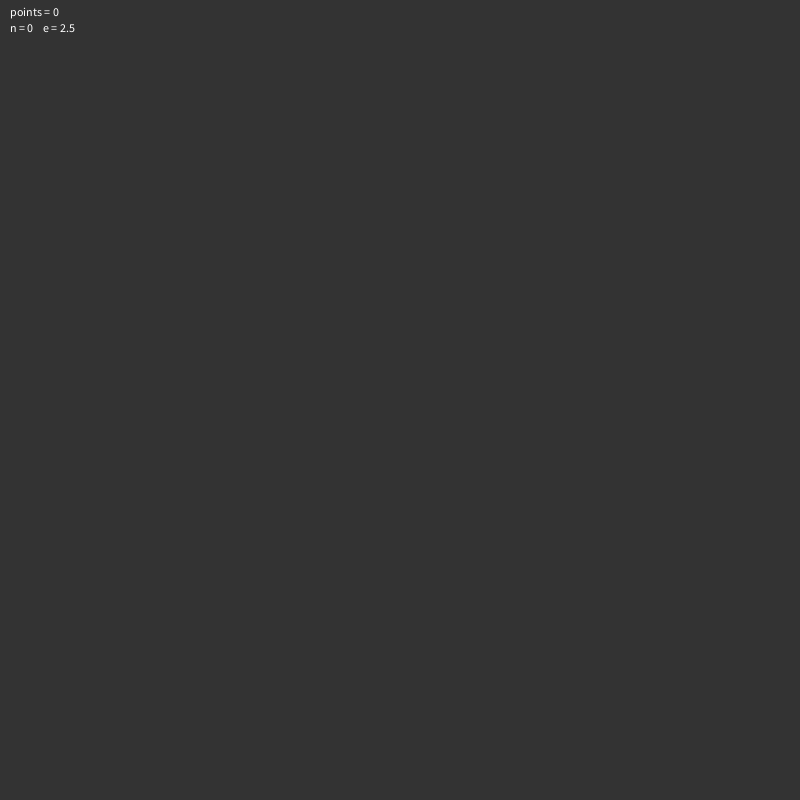
Frame 1 (no input)
Frame 60 (the mouse pressed at the canvas centre just before this capture): identical to frame 1, image omitted
Frame 120 (the mouse held since frame 60 and released just before this capture): blank canvas, image omitted

The Processing sketch that drew this single still picture (run headless with seeded random() and noise(); from frame 60 on, the mouse is pressed at the canvas centre):

// Processing sketch: RDP
// ── RDP.pde
ArrayList<ArrayList<PVector>> drawing = new ArrayList<ArrayList<PVector>>();
ArrayList<PVector> current = null;

float e = 2.5;
int state = 0;

void setup() {
  size(800, 800);
}

void draw() {
  switch(state) {
  case 0:
    if (mousePressed) {
      current = new ArrayList<PVector>();
      drawing.add(current);
      current.add(new PVector(mouseX, mouseY));
      state = 1;
    }
    break;
  case 1:
    if (mousePressed) {
      current.add(new PVector(mouseX, mouseY));
      state = 1;
    } else {
      state = 0;
    }
  }

  background(51);

  int np = 0;
  stroke(255);
  strokeWeight(4);
  noFill();
  for (ArrayList<PVector> polyline : drawing) {
    beginShape();
    for (PVector v : polyline) {
      vertex(v.x, v.y);
      np++;
    }
    endShape();
  }

  int nr = 0;
  stroke(255, 0, 0);
  strokeWeight(1);
  for (ArrayList<PVector> polyline : drawing) {
    ArrayList<PVector> result = new ArrayList<PVector>();
    if (polyline.size() > 3) {
      DouglasPeucker(polyline, 0, polyline.size() - 1, e, result);
    }

    noFill();
    beginShape();
    for (PVector v : result) {
      vertex(v.x, v.y);
      nr++;
    }
    endShape();
    
    fill(255, 0, 0);
    for (PVector v : result) {
      circle(v.x, v.y, 4);
    }
  }
  
  fill(255);
  text(String.format("points = %d", np), 10, 16);
  text(String.format("n = %d    e = %.1f", nr, e), 10, 32);

}

void keyPressed() {
  if (key == '+') {
    e += 0.1;
  }
  if (key == '-') {
    e -= 0.1;
  }
  if (key == 'c') {
    drawing.clear();
  }
  
  e = constrain(e, 0, 10);
}

void DouglasPeucker(ArrayList<PVector> polyline, int a, int b, float e, ArrayList<PVector> result) {
  PVector start = polyline.get(a);
  PVector end = polyline.get(b);
  int c = -1;

  float maxL = -1;
  for (int i = a + 1; i < b; i++) {
    float l = orthoDistance(start, end, polyline.get(i));
    if (l > maxL && l >= e) {
      c = i;
      maxL = l;
    }
  }

  if (c >= 0) {
    DouglasPeucker(polyline, a, c, e, result);
    result.remove(result.size() - 1); // remove duplicates
    DouglasPeucker(polyline, c, b, e, result);
  } else {
    result.add(start);
    result.add(end);
  }
}

float orthoDistance(PVector a, PVector b, PVector c) {
  return PVector.dist(scalarProjection(a, b, c), c);
}

PVector scalarProjection(PVector a, PVector b, PVector c) {
  PVector u = PVector.sub(b, a).normalize();
  PVector v = PVector.sub(c, a);
  return PVector.add(a, u.mult(v.dot(u)));
}
